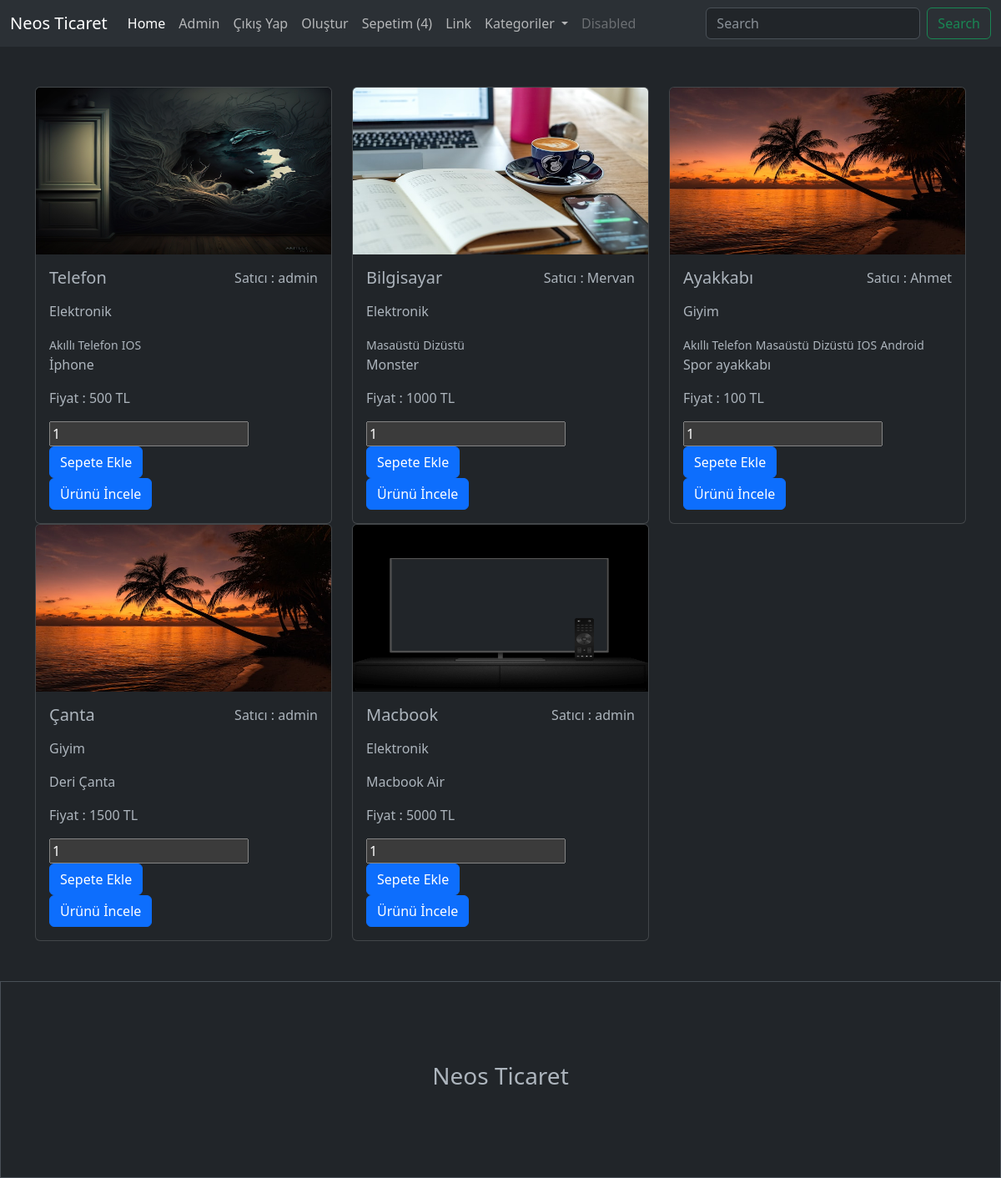
The app's page / (signed in) with its own data.
### urunler/models.py (models this page shows, shortened)
class Urun(models.Model):
    satici = models.ForeignKey(User, on_delete=models.CASCADE, null=True)
    kategori = models.ForeignKey(Kategori, on_delete=models.SET_NULL, null=True)
    altkategori = models.ManyToManyField(AltKategori)
    seriNo = models.OneToOneField(Tek, on_delete=models.CASCADE, null=True, blank=True)
    isim = models.CharField(max_length=100)
    aciklama = models.TextField(max_length=1000)
    fiyat = models.IntegerField()
    resim = models.FileField(upload_to = 'urunler/')

class Kategori(models.Model):
    isim = models.CharField(max_length=100)

class AltKategori(models.Model):
    isim = models.CharField(max_length=100)

### urunler/views.py (the view, shortened to what this page needs)
# urls.py: path('', index, name='index'),
def index(request):
    urunler = Urun.objects.all()
    kategoriler = Kategori.objects.all()
    search = ''
    context = {
        'product':urunler,
        'search':search,
        'kategoriler':kategoriler
    }
    return render(request, 'index.html', context)

### urunler/templates/index.html (shortened to what this page needs)
<!DOCTYPE html>
<html lang="en">
<head>
    <link href="https://cdn.jsdelivr.net/npm/bootstrap@5.3.0-alpha1/dist/css/bootstrap.min.css" rel="stylesheet">
</head>
<body data-bs-theme="dark">
    {% include "includes/_navbar.html" %}
    {% block content %}
    <div class="container mt-5">
        <div class="row">
            {% if product|length > 0 %}
            {% for urun in product %}
                <div class="col-4">
                    <div class="card">
                        <img src="{{urun.resim.url}}" height="200" class="card-img-top" alt="...">
                        <div class="card-body">
                            <div class="d-flex justify-content-between">
                                <h5 class="card-title">{{urun.isim}}</h5>
                                <p>Satıcı : {{urun.satici.username}}</p>
                            </div>
                            <p>{{urun.kategori.isim}}</p>
                            {% for alt in urun.altkategori.all %}
                                <small>{{alt.isim}}</small>
                            {% endfor %}
                            <p class="card-text">{{urun.aciklama}}</p>
                            <p>Fiyat : {{urun.fiyat}} TL</p>
                            <form action="" method="POST">
                                <input type="number" name="adet" value="1" id="">
                                <input type="submit" value="Sepete Ekle" class="btn btn-primary">
                            </form>
                            <a href="{% url 'urun' urun.id %}" class="btn btn-primary">Ürünü İncele</a>
                        </div>
                    </div>
                </div>
            {% endfor %}
            {% else %}
            <h1>Eşleşen ürün bulunmamaktadır</h1>
            {% endif %}
        </div>
    </div>
    {% endblock content %}
    {% include "includes/_footer.html" %}
</body>
</html>

### urunler/templates/includes/_navbar.html (shortened to what this page needs)
<nav class="navbar navbar-expand-lg bg-body-tertiary">
    <div class="container-fluid">
        <a class="navbar-brand" href="/">Neos Ticaret</a>
        <div class="collapse navbar-collapse" id="navbarSupportedContent">
            <ul class="navbar-nav me-auto mb-2 mb-lg-0">
            <li class="nav-item">
                <a class="nav-link active" aria-current="page" href="#">Home</a>
            </li>
            {% if user.is_authenticated %}
                <li class="nav-item">
                    <a class="nav-link text-capitalize" href="#">{{request.user}}</a>
                </li>
                <li class="nav-item">
                    <a class="nav-link" href="/cikis/">Çıkış Yap</a>
                </li>
                <li class="nav-item">
                    <a class="nav-link" href="/olustur/">Oluştur</a>
                </li>
                <li class="nav-item">
                    <a class="nav-link" href="/sepet/">Sepetim ({{request.user.sepet_set.all.count}})</a>
                </li>
            {% endif %}
            <li class="nav-item">
                <a class="nav-link" href="#">Link</a>
            </li>
            <li class="nav-item dropdown">
                <a class="nav-link dropdown-toggle" href="#" role="button" data-bs-toggle="dropdown" aria-expanded="false">
                    Kategoriler
                </a>
            </li>
            <li class="nav-item">
                <a class="nav-link disabled">Disabled</a>
            </li>
            </ul>
            <form class="d-flex" action="/" role="search" method="GET">
                <input class="form-control me-2" type="search" name="search" value="{{search}}" placeholder="Search" aria-label="Search">
                <button class="btn btn-outline-success" type="submit">Search</button>
            </form>
        </div>
    </div>
</nav>

### records on screen
Urun: resim (picture), isim "Telefon", satici.username "admin", kategori.isim "Elektronik", aciklama "İphone", fiyat "500"
AltKategori: isim "Akıllı Telefon"
AltKategori: isim "IOS"
Urun: resim (picture), isim "Bilgisayar", satici.username "Mervan", kategori.isim "Elektronik", aciklama "Monster", fiyat "1000"
AltKategori: isim "Masaüstü"
AltKategori: isim "Dizüstü"
Urun: resim (picture), isim "Ayakkabı", satici.username "Ahmet", kategori.isim "Giyim", aciklama "Spor ayakkabı", fiyat "100"
AltKategori: isim "Android"
Urun: resim (picture), isim "Çanta", satici.username "admin", kategori.isim "Giyim", aciklama "Deri Çanta", fiyat "1500"
Urun: resim (picture), isim "Macbook", satici.username "admin", kategori.isim "Elektronik", aciklama "Macbook Air", fiyat "5000"

### other values on screen
{{ request.user }} "Admin"
{{ request.user.sepet_set.all.count }} "4"
